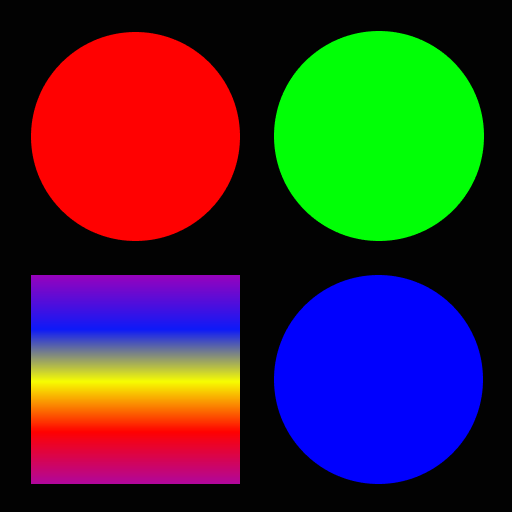
//> input picture OpenCV_6/stuff_color.png, 512 x 512 px
$ ./1   (built with g++ and OpenCV 4)
//> lines starting //> are read from the running program, lines starting //| are printed output that depends on the picture
### OpenCV_6/Color.h
// Color.h: interface for the CColor class.
//
//////////////////////////////////////////////////////////////////////

#include<opencv2/opencv.hpp>

#if !defined(AFX_COLOR_H__51E6F4C5_45B6_440E_8240_FCFF2CFD7CAC__INCLUDED_)
#define AFX_COLOR_H__51E6F4C5_45B6_440E_8240_FCFF2CFD7CAC__INCLUDED_

#if _MSC_VER > 1000
#pragma once
#endif // _MSC_VER > 1000

class CColor
{
public:
	CColor();
	virtual ~CColor();

	// RGB 컬러 공간 분리, 만약에 명암도 영상이면 각 채널에 할당함.
	void GS_splitRGB(cv::Mat rgb_image, cv::Mat* rgb);

	// RGB 채널을 조합하여 하나의 RGB 컬러 공간으로 반환한다.
	cv::Mat GS_compositeRGB(cv::Mat* rgb);

	// RGB 컬러 공간을 HSV 컬러 공간으로 변환한다.
	void GS_rgb2hsv(cv::Mat* rgb, cv::Mat* hsv);

	// HSV 컬러 공간을 RGB 컬러 공간으로 변환한다.
	void GS_hsv2rgb(cv::Mat* hsv, cv::Mat* rgb);

	// RGB 컬러 공간을 YCbCr 컬러 공간으로 변환한다.
	void GS_rgb2ycbcr(cv::Mat* rgb, cv::Mat* yCbCr);

	// YCbCr 컬러 공간을 RGB 컬러 공간으로 변환한다.
	void GS_ycbcr2rgb(cv::Mat* YCbCr, cv::Mat* rgb);

	// 주어진 code에 따라 컬러 공간 변환한 후, 각 채널을 분리하여 반환한다.
	void GS_cvtColor(cv::Mat* src, cv::Mat* dst, int codes);

	// 컬러 공간을 명암도 영상으로 변환
	cv::Mat GS_rgb2gray(cv::Mat rgb_image);

	// 컬러 영상 -> 채널 분리
	void SplitRGB(cv::Mat color_image,	/* 원본 RGB 영상 */
		cv::Mat* rgb);		/* bgr 채널 배열 */
};

#endif // !defined(AFX_COLOR_H__51E6F4C5_45B6_440E_8240_FCFF2CFD7CAC__INCLUDED_)

### OpenCV_6/Edge.h
// Edge.h: interface for the CEdge class.
//
//////////////////////////////////////////////////////////////////////

#include<opencv2/opencv.hpp>

#if !defined(AFX_EDGE_H__F2A61D84_5347_4099_AEA6_2061F2B32778__INCLUDED_)
#define AFX_EDGE_H__F2A61D84_5347_4099_AEA6_2061F2B32778__INCLUDED_

#if _MSC_VER > 1000
#pragma once
#endif // _MSC_VER > 1000

class CEdge
{
public:
	CEdge();
	virtual ~CEdge();

	// 소벨 에지 추출 : 마스크(3x3)
	cv::Mat GS_sobel_edge(cv::Mat src_image, int method = 2);

	// 소벨 에지 추출 : cv::Sobel() 함수 이용
	cv::Mat GS_sobel_edge_Sobel(cv::Mat src_image, int method = 2);

	// 소벨 에지 추출 : 마스크(7x7)
	cv::Mat GS_sobel_edge_7x7(cv::Mat src_image, int method = 2);

	// 소벨 에지 추출 : 대각선
	cv::Mat GS_sobel_diagonal_edge(cv::Mat src_image, int method = 2);

	// 프리윗 에지 추출
	cv::Mat GS_prewitt_edge(cv::Mat src_image, int method = 2);

	// 프레이첸 에지 추출
	cv::Mat GS_freichen_edge(cv::Mat src_image, int method = 2);

	// 서터캐스틱 에지 추출
	cv::Mat GS_stochastic_Edge(cv::Mat src_image, int method = 2);

	// 로버츠 에지 추출
	cv::Mat GS_roberts_edge(cv::Mat src_image, int method = 2);

	// 라플라시안 에지 추출 : 마스크
	cv::Mat GS_laplacian_edge(cv::Mat src_image, int method = 1);

	// 라플라시안 에지 추출 : cv::Laplacian() 함수 이용
	cv::Mat GS_laplacian_edge_Laplacian(cv::Mat src_image);

	// 라플라시안 샤프닝
	cv::Mat GS_laplacian_sharpening(cv::Mat src_image, int method = 1);

	double **GS_get_LoG_mask(double sigma, int *mask_height, int *mask_width);
	double GS_get_LoG_formular(double x, double sigma);
	double norm(double x, double y);
	double GS_get_distance(double a, double b, double c, double d);
	double gauss(double x, double sigma);

	// 캐니 에지 추출
	cv::Mat GS_canny_edge(cv::Mat src_image, double sigma, int threshold, int method);

	// 캐니 에지 추출 : cv::Canny() 함수 이용
	cv::Mat GS_canny_edge_Canny(cv::Mat src_image, double low_threshold = 50.0, double high_threshold = 100.0);

};
#endif // !defined(AFX_EDGE_H__F2A61D84_5347_4099_AEA6_2061F2B32778__INCLUDED_)

### OpenCV_6/Util.h
// Util.h: interface for the CUtil class.
//
//////////////////////////////////////////////////////////////////////

#include <opencv2/opencv.hpp>

#if !defined(AFX_UTIL_H__3C7854E7_4EA2_4780_A97B_BBBEF2566DD6__INCLUDED_)
#define AFX_UTIL_H__3C7854E7_4EA2_4780_A97B_BBBEF2566DD6__INCLUDED_

#if _MSC_VER > 1000
#pragma once
#endif // _MSC_VER > 1000

class CUtil
{
public:
	CUtil();
	virtual ~CUtil();

	// 영상 데이터 초기화
	cv::Mat GS_createImage(cv::Size size, int nChannels);
	cv::Mat GS_createImage(cv::Size size, int depth, int nChannels)
	{
		uchar type = ((nChannels - 1) << 3) + depth;
		cv::Mat dst_image = cv::Mat(size, type, cv::Scalar(0));
		return dst_image;
	}

	// 지정한 크기 기준으로, 가로의 길이가 4의 배수에 맞게 축소/확대
	cv::Mat GS_resizeForBitmap(int resize_height, int resize_width, cv::Mat image);

	// IplImage를 HBITMAP으로 변환
	//HBITMAP GS_IplImage2Bitmap(IplImage *image);

	// cv::Mat을 OpenCV의 HighGUI와 연계하여 보기
	void GS_viewMatImage(char* title, cv::Mat image);

	// 클램핑
	int GS_clamping(int var);
	int GS_clamping(float var);
	int GS_clamping(double var);

	// 1차원 메모리 할당
	float* GS_floatAlloc1D(int length);

	// 할당한 1차원 메모리 해제
	void GS_free1D(float* data);

	// 2차원 메모리 할당
	float** GS_floatAlloc2D(int height, int width);
	double** GS_doubleAlloc2D(int height, int width);

	// 할당한 2차원 메모리 해제
	void GS_free2D(float** data, int length);
	void GS_free2D(double** data, int length);

	// 2차원을 1차원으로 변환
	float* GS_toSingleArray(float** data, int height, int width);

	// Wirth sort : not recurisive sorting algorithm by N. Devilard from N. Wirth's book
	//BYTE GS_writh_sort(BYTE *data, int length);

	// Quick Select
	//BYTE GS_quick_select(BYTE *data, int length);

	// swap
	//void GS_SWAP(BYTE *data, int x, int y);

	// quick sort
	//void GS_quick_sort(BYTE *data, int left, int right);

	// 해당 영상의 IplImage에서 명암도 공간을 2차원 배열로 가져온다.
	//void GS_getGrayFromIplImage(IplImage *src_image, BYTE ***gray, int *height, int *width);

	// BYTE, double 타입의 명암도 공간인 2차원 배열을 mat으로 변환한다.
	cv::Mat GS_gray2Mat(double** gray, int height, int width);

	// 해당 영상의 IplImage에서 RGB 컬러 공간을 2차원 배열로 가져온다.
	//void GS_getColorFromIplImage(IplImage *src_image, BYTE ***red, BYTE ***green, BYTE ***blue, int *height, int *width);

	// double 타입의 컬러 공간인 2차원 배열을 cv::Mat으로 변환한다.
	cv::Mat GS_color2Mat(double** image1, double** image2, double** image3, int height, int width);
};

#endif // !defined(AFX_UTIL_H__3C7854E7_4EA2_4780_A97B_BBBEF2566DD6__INCLUDED_)

### OpenCV_6/ImageAnalysis.h
// ImageAnalysis.h: interface for the CImageAnalysis class.
//
//////////////////////////////////////////////////////////////////////
//#include<opencv\cv.h>
//#include<opencv\cxcore.h>
//#include<opencv\cvaux.h>
//#include<opencv\highgui.h>
#include <opencv2/opencv.hpp>

#if !defined(AFX_IMAGEANALYSIS_H__02575BF0_7F7D_4A12_8B40_3BCC13F6AE05__INCLUDED_)
#define AFX_IMAGEANALYSIS_H__02575BF0_7F7D_4A12_8B40_3BCC13F6AE05__INCLUDED_

#if _MSC_VER > 1000
#pragma once
#endif // _MSC_VER > 1000

class CImageAnalysis
{
private:
	double getSpatialMoment(cv::Moments moment, int x_order, int y_order);
	double getCentralMoment(cv::Moments moment, int x_order, int y_order);
	double getNormalizedCentralMoment(cv::Moments moment, int x_order, int y_order);
public:
	CImageAnalysis();
	virtual ~CImageAnalysis();

	//-----------
	// 피라미드
	//-----------

	// Pryamid : Up-sampling
	cv::Mat GS_pyrUp(cv::Mat src_image);

	// Pryamid : Down-sampling
	cv::Mat GS_pyrDown(cv::Mat src_image);

	// Pryamid : Segmentation
	//cv::Mat GS_pyrSegmentation(cv::Mat src_image, int level = 1, double threshold1 = 10.0, double threshold2 = 60.0);

	// Pryamid : Mean Shifting
	cv::Mat GS_pyrMeanShiftFiltering(cv::Mat src_image, double sp = 20.0, double sr = 30.0);

	//-----------
	// 코너 추출
	//-----------

	// Harris corner detector
	cv::Mat GS_cornerHarris(cv::Mat src_image, int block_size = 3, int aperture_size = 5, double k = 0.04);

	// Calculates constraint image for corner detection
	cv::Mat GS_preCornerDetect(cv::Mat src_image, int aperture_size = 7);

	//-------------
	// 외곽선 탐색
	//-------------

	// 외곽선 탐색 : cv::findContours() + cv::drawContours()
	cv::Mat GS_findContours(cv::Mat src_image);

	//-------------
	// Hu Moment
	//-------------

	// 불변 모멘트 얻기(Hu Moment)
	double * GS_getHuMoments(cv::Mat src_image, double threshold = 128);

	// 공간, 중앙, 정규화된 중앙 모멘트 얻기(불변 모멘트 제외)
	double GS_getAllMoments(cv::Mat src_image, double threshold = 128, int type = 1, int xorder = 0, int yorder = 0);

	//


	//-------------
	// 허프 변환
	//-------------

	// 기본 허프 변환 (입력: 3채널 영상)
	cv::Mat GS_basicHoughTransform(cv::Mat src_image);

	// 기본 허프 변환 (입력: 1채널 명암도 영상
	cv::Mat GS_basicHoughTransformGray(cv::Mat src_image);

	// 확률적 허프 변환
	cv::Mat GS_probHoughTransform(cv::Mat src_image);

	//-------------
	// 템플릿 매칭
	//-------------

	// 템플릿 매칭
	cv::Mat GS_templateMatching(cv::Mat src_image, cv::Mat template_image);
};

#endif // !defined(AFX_IMAGEANALYSIS_H__02575BF0_7F7D_4A12_8B40_3BCC13F6AE05__INCLUDED_)

### OpenCV_6/Pixel.h
// Pixel.h: interface for the CPixel class.
//
//////////////////////////////////////////////////////////////////////

#include <opencv2/opencv.hpp>

typedef unsigned char BYTE;

class CPixel
{
public:
	CPixel();
	virtual ~CPixel();

	// 레벨별 명암 보기
	cv::Mat GS_makeGrayBand();

	// 명암 대비 보기
	cv::Mat GS_makeContrast();

	// 밝기 조절 - 덧셈/뺄셈
	cv::Mat GS_add_constant(cv::Mat src_image, int constant );

	// 두 영상간 덧셈
	cv::Mat GS_add_image(cv::Mat src_image1, cv::Mat src_image2 );

	// 두 영상간 뺄셈
	cv::Mat GS_subtract_image(cv::Mat src_image1, cv::Mat src_image2 );

	// 명암 대비 조절 - 곱셈
	cv::Mat GS_multiple_constant(cv::Mat src_image, double scale);

	// 명암 대비 조절 - 나눗셈
	cv::Mat GS_divide_constant(cv::Mat src_image, double scale);

	// 밝기 조절 + 명암 대비 조절
	cv::Mat GS_basic_contrast_brightness(cv::Mat src_image, double contrast, int brightness );

	// 선형 결합
	cv::Mat GS_blending_effect(cv::Mat src_image1, cv::Mat src_image2, double alpha );

	// 명암도 영상의 히스토그램 생성.
	cv::Mat GS_imhist(cv::Mat img, int max_length = 256);

	// 히스토그램 평활화
	cv::Mat GS_histeq(cv::Mat src_image);

	// 히스토그램 데이터를 로그 창에 출력
	void GS_view_hist_data(cv::Mat src_image);

	// 룩업 테이블을 이용한 밝기 조절 + 명암 대비 조절
	cv::Mat GS_LUT_basic_contrast_brightness(cv::Mat src_image, double contrast, int brightness );

	// 주어진 조건에 의한 이진 영상 변환
	cv::Mat GS_threshold(cv::Mat src_image, double thresh, int threshold_type);
	cv::Mat GS_threshold(cv::Mat src_image, double thresh, double max_value, int threshold_type);

	// 적응적 경계값 설정에 의한 이진 영상 변환
	cv::Mat GS_adaptive_threshold(cv::Mat src_image, double max_value,
									 int adaptive_method, int threshold_type,
									 int block_size = 3, double C = 5);

	// 이진 영상에서의 논리 연산 - 논리 연산(logical operator) 사용
	cv::Mat GS_binary_logic(cv::Mat src_image1, cv::Mat src_image2, int logic_method);

	// 이진 영상을 명암도 영상으로 변환
	cv::Mat GS_binary2gray(cv::Mat src_image);

	// 명암도 영상에서의 논리 연산 - 비트 연산자(bitwise operator) 사용
	cv::Mat GS_gray_logic(cv::Mat src_image1, cv::Mat src_image2, int logic_method);
};

### OpenCV_6/Morph.h
// Morph.h: interface for the CMorphology class.
//
//////////////////////////////////////////////////////////////////////
//#include<opencv\cv.h>
//#include<opencv\cxcore.h>
//#include<opencv\cvaux.h>
//#include<opencv\highgui.h>
#include <opencv2/opencv.hpp>

#if !defined(AFX_MORPHOLOGY_H__31E0FBD3_42F5_40A0_A23F_FCB82C21E80E__INCLUDED_)
#define AFX_MORPHOLOGY_H__31E0FBD3_42F5_40A0_A23F_FCB82C21E80E__INCLUDED_

#if _MSC_VER > 1000
#pragma once
#endif // _MSC_VER > 1000

class CMorph
{
public:
	CMorph();
	virtual ~CMorph();

	// 침식 연산
	cv::Mat GS_erode(cv::Mat src_image, int type, int method);

	// 팽창 연산
	cv::Mat GS_dilate(cv::Mat src_image, int type, int method);

	// 열림 연산
	cv::Mat GS_opening(cv::Mat src_image, int type, int method);

	// 닫힘 연산
	cv::Mat GS_closing(cv::Mat src_image, int type, int method);

	// 탑-햇 연산
	cv::Mat GS_topHat(cv::Mat src_image, int type);

	// 탑-햇 연산 수행 결과 명암대비 증가
	cv::Mat GS_topHat_contrast(cv::Mat src_image, int type, double contrast, int brightness);

	// 웰 연산
	cv::Mat GS_well(cv::Mat src_image, int type);

	// 웰 연산 수행 결과 명암대비 증가
	cv::Mat GS_well_contrast(cv::Mat src_image, int type);

	// 모폴로지 그래디언트 연산
	cv::Mat GS_gradient(cv::Mat src_image, int type, int method);

	// 모폴로지 스무딩 연산
	cv::Mat GS_smoothing(cv::Mat src_image, int type, int method);

};

#endif // !defined(AFX_MORPHOLOGY_H__31E0FBD3_42F5_40A0_A23F_FCB82C21E80E__INCLUDED_)

### OpenCV_6/Util.cpp
/*
* Util.cpp : 유틸리티 관련 클래스
* Modified by Lee, Moon-Ho (conv2@korea.com)
* Last Modified : 2006/11/16
*/

#include "Util.h"

#ifdef _DEBUG
#undef THIS_FILE
static char THIS_FILE[] = __FILE__;
#define new DEBUG_NEW
#endif

//////////////////////////////////////////////////////////////////////
// Construction/Destruction
//////////////////////////////////////////////////////////////////////

CUtil::CUtil()
{

}

CUtil::~CUtil()
{

}


// 2차원을 1차원으로 변환
// [73 lines left out: functions GS_toSingleArray, GS_floatAlloc2D, GS_doubleAlloc2D, GS_free2D, GS_free2D, GS_floatAlloc1D and 1 more, not called in this run]

cv::Mat CUtil::GS_createImage(cv::Size size, int nChannels)
{
	uchar type = ((nChannels - 1) << 3) + 0;
	cv::Mat dst_image = cv::Mat(size, type);
	return dst_image;
}

// 지정한 크기 기준으로, 가로의 길이가 4의 배수에 맞게 축소/확대
// [116 lines left out: functions GS_resizeForBitmap, GS_viewMatImage, GS_clamping, GS_clamping, GS_clamping, GS_gray2Mat and 1 more, not called in this run]

### OpenCV_6/ImageAnalysis.cpp
// ImageAnalysis.cpp: implementation of the CImageAnalysis class.
//
//////////////////////////////////////////////////////////////////////


#include "ImageAnalysis.h"
#include "Util.h"
#include "Pixel.h"
#include <opencv2/imgproc.hpp>

#ifdef _DEBUG
#undef THIS_FILE
static char THIS_FILE[]=__FILE__;
#endif

//////////////////////////////////////////////////////////////////////
// Construction/Destruction
//////////////////////////////////////////////////////////////////////

// [92 lines left out: functions getSpatialMoment, getCentralMoment, getNormalizedCentralMoment, not called in this run]

CImageAnalysis::CImageAnalysis()
{

}

CImageAnalysis::~CImageAnalysis()
{

}

// Pryamid : Up-sampling
// [18 lines left out: functions GS_pyrUp, GS_pyrDown, not called in this run]

// Pryamid : Segmentation
/*
IplImage *CImageAnalysis::GS_prySegmentation( IplImage *src_image,
											  int level,
											  double threshold1,
											  double threshold2 )
{
	// 초기화
	IplImage *dst_image = cvCreateImage( cvGetSize( src_image ),
										 IPL_DEPTH_8U,
										 src_image->nChannels );

	//
	CvMemStorage* storage = cvCreateMemStorage( 1000 );
	CvSeq* comp1 = cvCreateSeq(0, sizeof(CvSeq), sizeof(CvPoint), storage);
	CvSeq** comp = &comp1;

	// 정방형의 크기어야 함.
	cvPyrSegmentation( src_image, dst_image, storage, comp, level, threshold1, threshold2 );

	return dst_image;
}
*/

// Pryamid : Mean Shifting
// [59 lines left out: functions GS_pyrMeanShiftFiltering, GS_cornerHarris, GS_preCornerDetect, not called in this run]

// 외곽선 탐색 : cvFindContours() + cvDrawContours()
cv::Mat CImageAnalysis::GS_findContours(cv::Mat src_image)
{
	CUtil util;
	// 수행 대상은 명암도 영상임.
	if (src_image.channels() != 1) return cv::Mat();

	// 초기화
	cv::Mat tmp_image = src_image.clone();
	cv::Mat dst_image = util.GS_createImage(src_image.size(), CV_8U, 3);
	cv::cvtColor(src_image, dst_image, cv::COLOR_GRAY2BGR);

	std::vector< std::vector<cv::Point> > contours;


	/* Retrieves outer and optionally inner boundaries of white (non-zero) connected
	components in the black (zero) background */
	cv::findContours(tmp_image, contours, cv::RETR_LIST, cv::CHAIN_APPROX_NONE, cv::Point(0, 0));

	/* Draws contour outlines or filled interiors on the image */

	for (size_t i = 0; i < contours.size(); i++)
	{
		cv::drawContours(dst_image, contours, (int)i, cv::Scalar(rand() & 255, rand() & 255, rand() & 255), 2, 8);
	}

	// 할당한 메모리 해제
	tmp_image.release();

	return dst_image;
}

// Hu Moment
// [252 lines left out: functions GS_getHuMoments, GS_getAllMoments, GS_basicHoughTransform, GS_basicHoughTransformGray, GS_probHoughTransform, GS_templateMatching, not called in this run]

### OpenCV_6/Pixel.cpp
/*
 * Pixel.cpp : Pixel Processing Class
 * Modified by Lee, Moon-Ho (conv2@korea.com), 2006/12/20
 * Additionally modified by Jung, Jin-Woo
 * Last Modified : 2015/03/27
 */

#include "Pixel.h"
#define cvQueryHistValue_1D( hist, idx0 ) cvGetReal1D((hist)->bins, (idx0))


//////////////////////////////////////////////////////////////////////
// Construction/Destruction
//////////////////////////////////////////////////////////////////////

CPixel::CPixel()
{

}

CPixel::~CPixel()
{

}

// Logical operation with two gray-scale images - bitwise operator
// Input: two 8bit gray-scale images + bitwise operator (AND 0, NAND 1, OR 2, NOR 3, XOR 4, Difference 5)
// [125 lines left out: functions GS_gray_logic, GS_binary_logic, GS_binary2gray, not called in this run]


// Binarization by adaptive thresholding
/* Input:
src – Source 8-bit single-channel image.
dst – Destination image of the same size and the same type as src .
maxValue – Non-zero value assigned to the pixels for which the condition is satisfied.
adaptive_method – Adaptive thresholding algorithm to use, ADAPTIVE_THRESH_MEAN_C or ADAPTIVE_THRESH_GAUSSIAN_C.
thresholdType – Thresholding type that must be either THRESH_BINARY or THRESH_BINARY_INV. Check ThresholdTypes
blockSize – Size of a pixel (default 5)
C - Constant subtracted from the mean or weighted mean (default 5)
*/
// [10 lines left out: function GS_adaptive_threshold, not called in this run]

// Binarization by thresholding
/* Input:
src – Source 8-bit single-channel image.
dst – Destination image of the same size and the same type as src .
maxValue – Non-zero value assigned to the pixels for which the condition is satisfied.
thresh - Thr eshold value to be checked
thresholdType – Thresholding type that must be either THRESH_BINARY or THRESH_BINARY_INV. Check ThresholdTypes
*/
cv::Mat CPixel::GS_threshold(cv::Mat src_image, double thresh, int threshold_type)
{
	double max_value = 255.0;

	if (threshold_type == cv::THRESH_BINARY || threshold_type == cv::THRESH_BINARY_INV)
		max_value = thresh;

	return GS_threshold(src_image, thresh, max_value, threshold_type);
}
cv::Mat CPixel::GS_threshold(cv::Mat src_image, double thresh, double max_value, int threshold_type)
{
	cv::Mat dst_image = cv::Mat(src_image.size(), src_image.type());

	cv::threshold(src_image, dst_image, thresh, max_value, threshold_type);

	return dst_image;
}


// Contrast & brightness adjustment by LUT
// Input: 8 bit gray-scale image
// [213 lines left out: functions GS_LUT_basic_contrast_brightness, GS_histeq, GS_view_hist_data, GS_imhist, GS_basic_contrast_brightness, GS_multiple_constant and 3 more, not called in this run]

// subtraction with two images
// Input: any two images
cv::Mat CPixel::GS_subtract_image(cv::Mat src_image1, cv::Mat src_image2 )
{
	cv::Mat dst_image;

	cv::subtract(src_image1, src_image2, dst_image);

	return dst_image;
}

// Brightness adjustment (constant addition)
// Input: any image
// [51 lines left out: functions GS_add_constant, GS_makeGrayBand, GS_makeContrast, not called in this run]

### OpenCV_6/Morph.cpp
// Morph.cpp: implementation of the CMorphology class.
//
//////////////////////////////////////////////////////////////////////


#include "Morph.h"
#include "Pixel.h"
#include "Util.h"

#ifdef _DEBUG
#undef THIS_FILE
static char THIS_FILE[] = __FILE__;
#define new DEBUG_NEW
#endif

//////////////////////////////////////////////////////////////////////
// Construction/Destruction
//////////////////////////////////////////////////////////////////////

CMorph::CMorph()
{

}

CMorph::~CMorph()
{

}

// 모폴로지 스무딩 연산
// [337 lines left out: functions GS_smoothing, GS_gradient, GS_well_contrast, GS_well, GS_topHat_contrast, GS_topHat and 2 more, not called in this run]

// 팽창 연산

cv::Mat CMorph::GS_dilate(cv::Mat src_image, int type, int method)
{
	CPixel cPixel;
	CUtil cUtil;
	cv::Mat tmp_image;

	// 초기화
	cv::Mat dst_image = cUtil.GS_createImage(src_image.size(), src_image.channels());
	if (dst_image.channels() != 1) return dst_image;

	// 이진 영상으로 변환
	if (method == 0)
	{
		double threshold = 255.0;
		double max_value = 255.0;
		int threshold_type = cv::THRESH_OTSU;

		// otsu 알고리즘을 이용한 이진 영상 변환
		cv::Mat binary_image = cPixel.GS_threshold(src_image, threshold,
			max_value, threshold_type);
		// 이진 영상 변환 결과 복사
		tmp_image = binary_image.clone();

		binary_image.release();
	}
	// 명암도 영상이면 복사
	else if (method == 1)
	{
		tmp_image = src_image.clone();
	}

	// 구조화 요소 생성
	cv::Mat kernel = cv::getStructuringElement(type, cv::Size(11, 11), cv::Point(5, 5));

	// 팽창 연산
	cv::dilate(tmp_image, dst_image, kernel);

	// 할당한 메모리 해제
	tmp_image.release();
	kernel.release();

	return dst_image;
}

// 침식 연산
cv::Mat CMorph::GS_erode(cv::Mat src_image, int type, int method)
{
	CPixel cPixel;
	CUtil cUtil;
	cv::Mat tmp_image;

	// 초기화
	cv::Mat dst_image = cUtil.GS_createImage(src_image.size(), src_image.channels());
	if (dst_image.channels() != 1) return dst_image;

	// 이진 영상으로 변환
	if (method == 0)
	{
		double threshold = 255.0;
		double max_value = 255.0;
		int threshold_type = cv::THRESH_OTSU;

		// otsu 알고리즘을 이용한 이진 영상 변환
		cv::Mat binary_image = cPixel.GS_threshold(src_image, threshold,
			max_value, threshold_type);

		// 이진 영상 변환 결과 복사
		tmp_image = binary_image.clone();

		binary_image.release();
	}
	// 명암도 영상이면 복사
	else if (method == 1)
	{
		tmp_image = src_image.clone();
	}

	// 구조화 요소 생성
	cv::Mat kernel = cv::getStructuringElement(type, cv::Size(11, 11), cv::Point(5, 5));

	// 침식 연산
	cv::erode(tmp_image, dst_image, kernel);

	// 할당한 메모리 해제
	tmp_image.release();
	kernel.release();

	return dst_image;
}

### OpenCV_6/1.cpp
#include <opencv2/opencv.hpp>
#include "Morph.h"
#include "Pixel.h"
#include "ImageAnalysis.h"

using namespace cv;

int main()
{
	Mat stuff_color = imread("./stuff_color.png", 0);
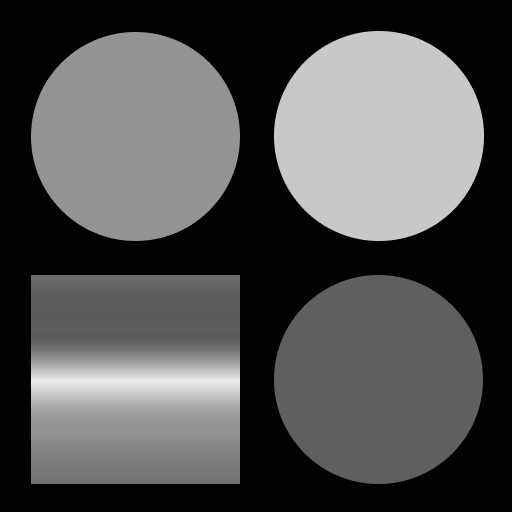
//> stuff_color: 512 rows x 512 cols, CV_8UC1; min 0, max 236, mean 81.6
	imwrite("./result/stuff_color_gray.png", stuff_color);

	Mat rice = imread("./rice.png", 0);
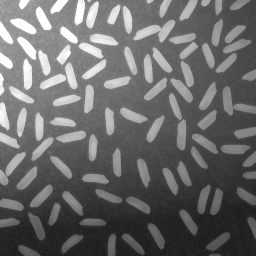
//> input picture OpenCV_6/rice.png, 256 x 256 px
//> rice is the input picture: 256 rows x 256 cols, CV_8UC1; min 28, max 255, mean 105.6

	Mat result;

	CMorph cMorph;

	// erosion 적용, GS_erode를 수정하여 커널 사이즈를 11*11, 중심점을 (5, 5)로 설정하였다.
	Mat stuff_color_erode = cMorph.GS_erode(stuff_color, MORPH_ELLIPSE, 1);
//> in GS_erode, `cv::erode(tmp_image, dst_image, kernel);`:
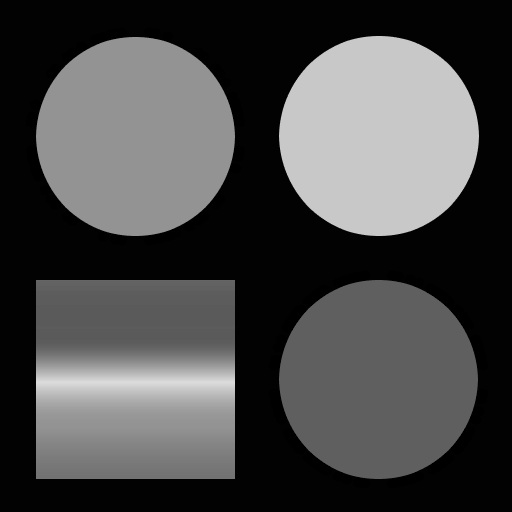
//> dst_image: 512 rows x 512 cols, CV_8UC1; min 0, max 219, mean 73.2
	imshow("result", stuff_color_erode);
	waitKey();
	imwrite("./result/1-1.png", stuff_color_erode);

	// erosion 적용, GS_erode를 수정하여 커널 사이즈를 11*11, 중심점을 (5, 5)로 설정하였다.
	Mat rice_erode = cMorph.GS_erode(rice, MORPH_ELLIPSE, 1);
//> (the rest of the program and of its run is left out)
